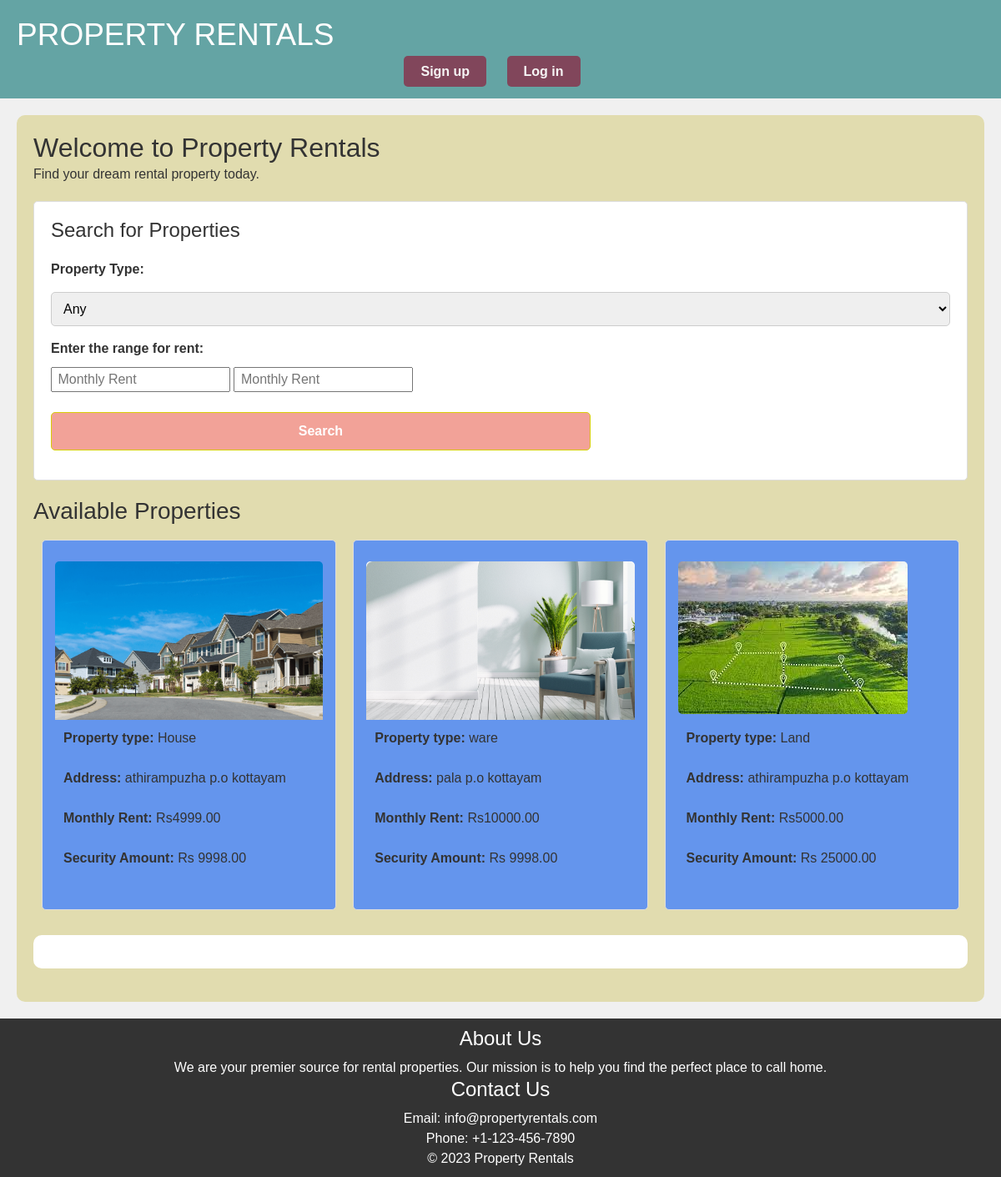
Before: / with the older database file.
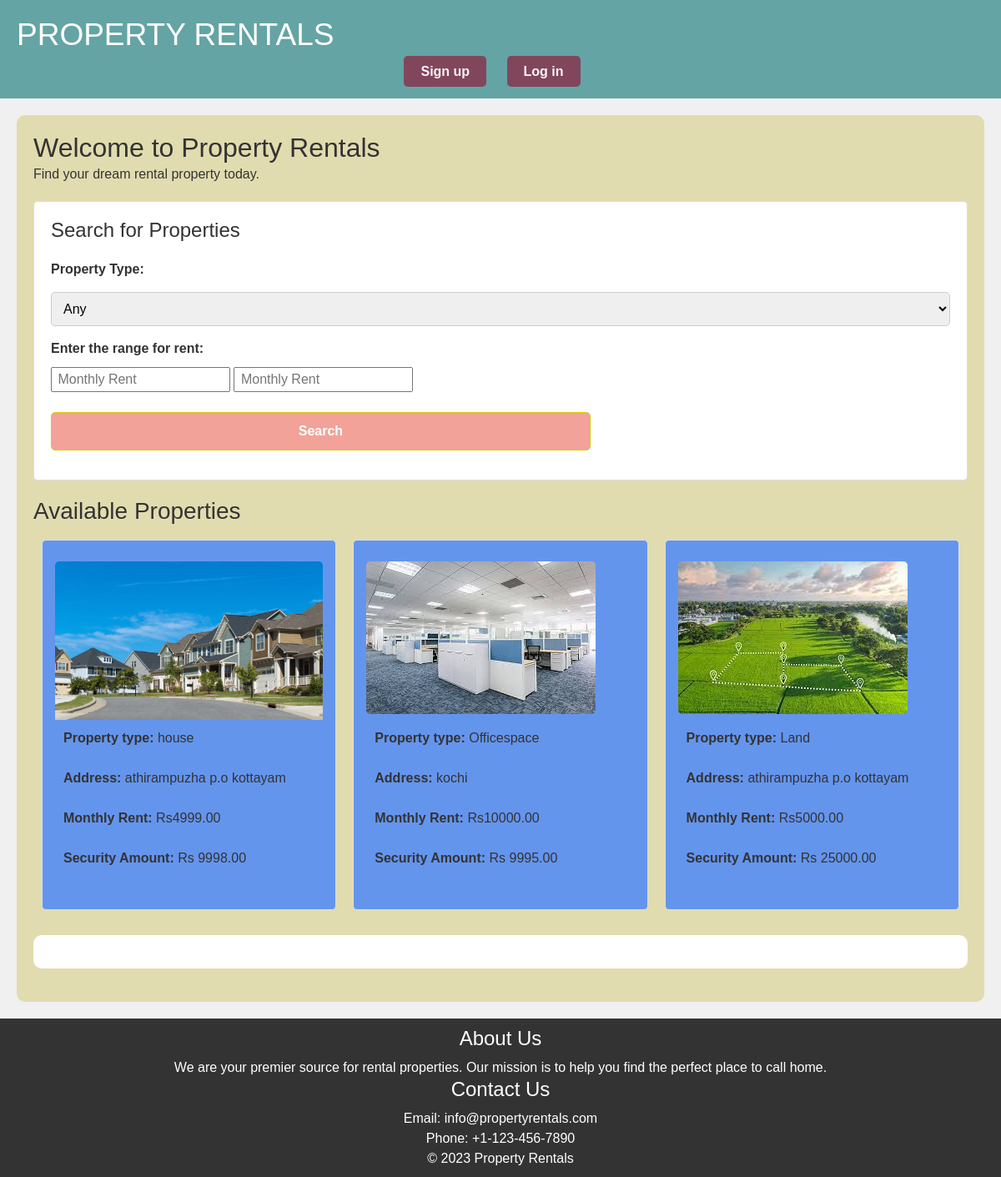
After: the same page with the newer database file.
### rental/models.py (models this page shows, shortened)
class PropertyImage(models.Model):
    property = models.ForeignKey(Property, on_delete=models.CASCADE)
    category = models.CharField(max_length=20)  # Add a category field
    image = models.ImageField(upload_to='property_images/')

class Property(models.Model):
    property_owner = models.ForeignKey(
        get_user_model(),
        on_delete=models.CASCADE
    )
    property_type = models.CharField(max_length=20, choices=[('apartment', 'Apartment'), ('house', 'House'), ('office', 'Office')])
    address = models.CharField(max_length=255)
    monthly_rent = models.DecimalField(max_digits=10, decimal_places=2)
    security_deposit = models.DecimalField(max_digits=10, decimal_places=2)
    lease_duration = models.CharField(max_length=20, choices=[('1 year', '1 Year'), ('month-to-month', 'Month-to-Month')])
    availability_date = models.DateField()
    APPROVAL_CHOICES = [
        ('pending', 'Pending'),
        ('approved', 'Approved'),
        ('rejected', 'Rejected'),
    ]
    approval_status = models.CharField(
        max_length=20,
        choices=APPROVAL_CHOICES,
        default='pending',
    )
    deleted = models.BooleanField(default=False)

### rental/views.py (the view)
# urls.py: path('', views.index, name='index'),
def index(request):
    filtered_properties = Property.objects.filter(approval_status='Approved')
    property_type = request.GET.get('property_type')
    min_rent = request.GET.get('min_rent')
    max_rent = request.GET.get('max_rent')
    filter_params = Q()
    if property_type:
        filter_params &= Q(property_type=property_type)
    if min_rent:
        filter_params &= Q(monthly_rent__gte=min_rent)
    if max_rent:
        filter_params &= Q(monthly_rent__lte=max_rent)
    filtered_properties = filtered_properties.filter(filter_params)
    context = {
            'properties': filtered_properties,
        }
    return render(request, 'index.html',context)

### templates/index.html (shortened to what this page needs)
{% load static %}
<!DOCTYPE html>
<html>
<head>
    <link rel="stylesheet" href="https://maxcdn.bootstrapcdn.com/bootstrap/4.5.2/css/bootstrap.min.css">
    <link rel="stylesheet" href="https://cdnjs.cloudflare.com/ajax/libs/font-awesome/6.2.0/css/all.min.css">
</head>
<body >
<header>
        <h1 ><a  href="{% url 'index' %}">PROPERTY RENTALS</a></h1>
    <nav>
        <ul>
            <li><a href="{% url 'signup' %}">Sign up</a></li>
            <li><a href="{% url 'login' %}">Log in</a></li>
        </ul>
    </nav>
</header>
<main>
    <h2>Welcome to Property Rentals</h2>
    <p>Find your dream rental property today.</p>
    <div class="search-form">
        <h3>Search for Properties</h3>
        <form id="property-search-form" action="#" method="get">
            <label for="property_type">Property Type:</label>
            <select name="property_type" id="property_type">
                <option value="">Any</option>
            </select>
            <label for="min_rent">Enter the range for rent:</label>
            <input type="number" name="min_rent" placeholder=" Monthly Rent">
            <input type="number" name="max_rent" placeholder=" Monthly Rent"><br><br>
            <button class="search-button" type="submit">Search</button>
        </form>
    </div>
    <div class="section">
        <h3>Available Properties</h3>
        <ul class="property-list">
            {% for property in properties %}
                <li class="property-card">
                    <div class="carousel slide" data-ride="carousel">
                        <div class="carousel-inner">
                            {% for image in property.propertyimage_set.all %}
                                <div class="carousel-item {% if forloop.first %}active{% endif %}">
                                    <img src="{{ image.image.url }}" alt="{{ property.property_name }}">
                                </div>
                            {% endfor %}
                        </div>
                    </div>
                    <div class="property-details">
                        <p><strong>Property type:</strong> {{ property.property_type }}</p><br>
                        <p><strong>Address:</strong> {{ property.address }}</p><br>
                        <p><strong>Monthly Rent:</strong> Rs{{ property.monthly_rent }}</p><br>
                        <p><strong>Security Amount:</strong> Rs {{ property.security_deposit }}</p><br>
                </li>
            {% endfor %}
        </ul>
    </div>
    <section class="site-description">
    </section>
</main>
<footer>
    <div class="footer-content">
        <div class="footer-section about">
            <h4>About Us</h4>
            <p>We are your premier source for rental properties. Our mission is to help you find the perfect place to call home.</p>
        </div>
        <div class="footer-section contact">
            <h4>Contact Us</h4>
            <p>Email: info@propertyrentals.com</p>
            <p>Phone: +1-123-456-7890</p>
        </div>
    </div>
    <div class="footer-bottom">
        <p>&copy; 2023 Property Rentals</p>
    </div>
</footer>
</body>
</html>

Changed rows visible on the page:
no longer on this page (row edited): Property: property_type "ware", address "pala p.o kottayam", monthly_rent "10000.00", security_deposit "9998.00"
no longer on this page (row unchanged): PropertyImage: image (picture), shown under "ware"
changed Property: property_type "House" → "house"
now on this page (row edited): Property: property_type "Officespace", address "kochi", monthly_rent "10000.00", security_deposit "9995.00"
now on this page (row unchanged): PropertyImage: image (picture), shown under "Officespace"
